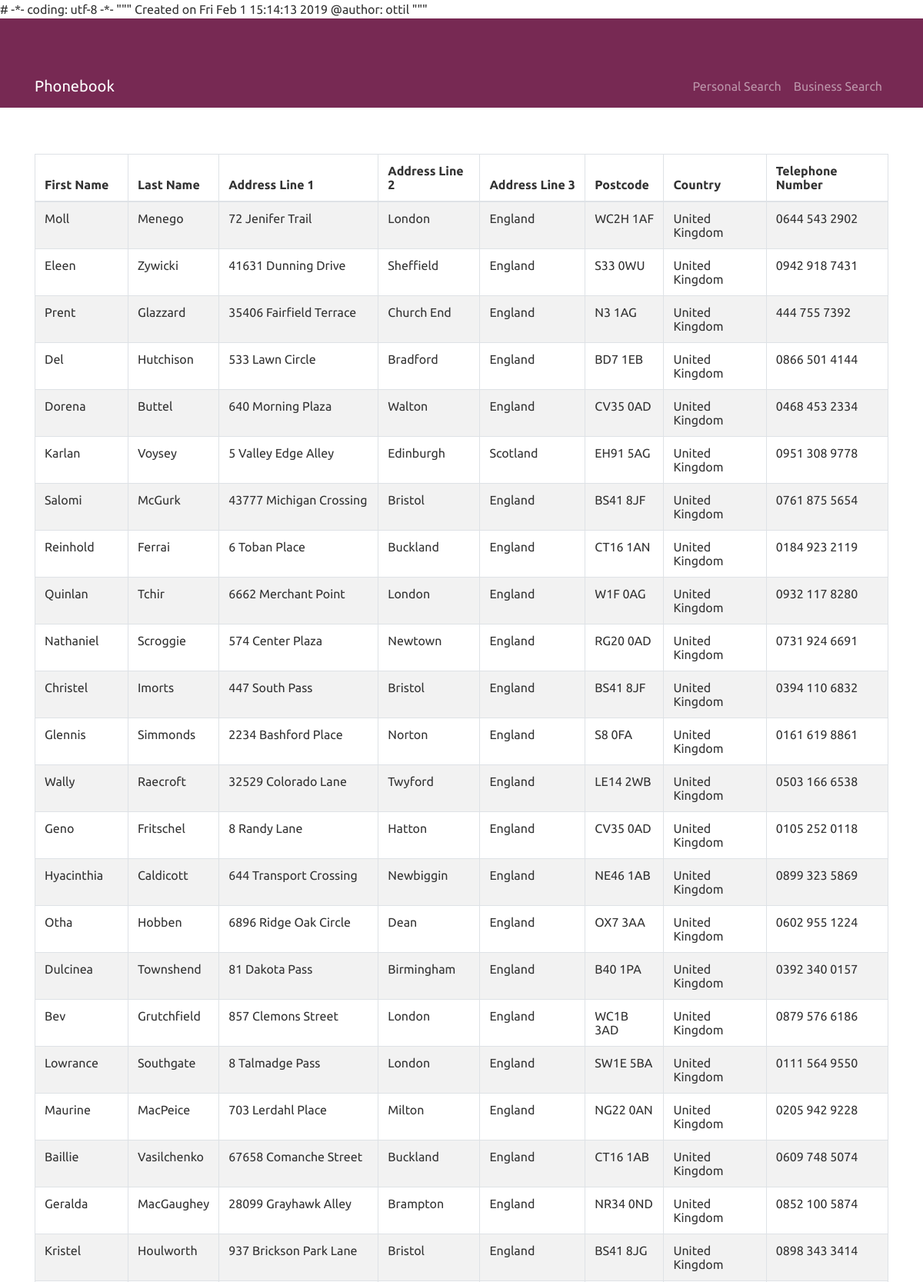
/personal (upper part), run on the app's committed database.
### tables this page shows
CREATE TABLE personal (first_name TEXT, last_name TEXT, addressline1 TEXT, addressline2 TEXT, addressline3 TEXT, postcode TEXT, country TEXT, telephone_number REAL);

### app.py (the view)
@app.route("/personal")
def show_people():
    people = get_all_people()
    return render_template("personal.html", people = people)

### search_engine.py (called while the page is built)
def connect_database(database_name):
    try:
        conn = sqlite3.connect(database_name)
        c = conn.cursor()
        return c
    except:
        return False

def get_all_people():
    c = connect_database("static/db/phonebook.db")
    c.execute('''SELECT *
              FROM personal''')
    results = c.fetchall()
    return results

### templates/personal.html (shortened to what this page needs)
{% extends 'index.html' %}
{% block content %}
<div class="container">
<div class="row">
        <div class="col-md-12 col-lg-12 col-sm-12">
            <table id="example" class="table table-striped table-bordered table-hover" style="width:100%">
        <thead>
            <tr>
        <th>First Name</th>
        <th>Last Name</th>
        <th>Address Line 1</th>
        <th>Address Line 2</th>
        <th>Address Line 3</th>
        <th>Postcode</th>
        <th>Country</th>
        <th>Telephone Number</th>
        </tr>
        </thead>
        <tbody>
        {% for person in people %}
        <tr>
            <td>{{ person[0] }}</td>
            <td>{{ person[1] }}</td>
            <td>{{ person[2] }}</td>
            <td>{{ person[3] }}</td>
            <td>{{ person[4] }}</td>
            <td>{{ person[5] }}</td>
            <td>{{ person[6] }}</td>
            <td>{{ person[7] }}</td>
        </tr>
        {% endfor %}
        </tbody>
    </table>
        </div>
    </div>
</div>
{% endblock %}

### static/css/main.css (style rules this page uses)
.container { padding-top: 60px; }

### data on the page
personal: first_name "Moll", last_name "Menego", addressline1 "72 Jenifer Trail", addressline2 "London", addressline3 "England", postcode "WC2H 1AF", country "United Kingdom", telephone_number "0644 543 2902"
personal: first_name "Eleen", last_name "Zywicki", addressline1 "41631 Dunning Drive", addressline2 "Sheffield", addressline3 "England", postcode "S33 0WU", country "United Kingdom", telephone_number "0942 918 7431"
personal: first_name "Prent", last_name "Glazzard", addressline1 "35406 Fairfield Terrace", addressline2 "Church End", addressline3 "England", postcode "N3 1AG", country "United Kingdom", telephone_number "444 755 7392"
personal: first_name "Del", last_name "Hutchison", addressline1 "533 Lawn Circle", addressline2 "Bradford", addressline3 "England", postcode "BD7 1EB", country "United Kingdom", telephone_number "0866 501 4144"
personal: first_name "Dorena", last_name "Buttel", addressline1 "640 Morning Plaza", addressline2 "Walton", addressline3 "England", postcode "CV35 0AD", country "United Kingdom", telephone_number "0468 453 2334"
personal: first_name "Karlan", last_name "Voysey", addressline1 "5 Valley Edge Alley", addressline2 "Edinburgh", addressline3 "Scotland", postcode "EH91 5AG", country "United Kingdom", telephone_number "0951 308 9778"
personal: first_name "Salomi", last_name "McGurk", addressline1 "43777 Michigan Crossing", addressline2 "Bristol", addressline3 "England", postcode "BS41 8JF", country "United Kingdom", telephone_number "0761 875 5654"
personal: first_name "Reinhold", last_name "Ferrai", addressline1 "6 Toban Place", addressline2 "Buckland", addressline3 "England", postcode "CT16 1AN", country "United Kingdom", telephone_number "0184 923 2119"
personal: first_name "Quinlan", last_name "Tchir", addressline1 "6662 Merchant Point", addressline2 "London", addressline3 "England", postcode "W1F 0AG", country "United Kingdom", telephone_number "0932 117 8280"
personal: first_name "Nathaniel", last_name "Scroggie", addressline1 "574 Center Plaza", addressline2 "Newtown", addressline3 "England", postcode "RG20 0AD", country "United Kingdom", telephone_number "0731 924 6691"
personal: first_name "Christel", last_name "Imorts", addressline1 "447 South Pass", addressline2 "Bristol", addressline3 "England", postcode "BS41 8JF", country "United Kingdom", telephone_number "0394 110 6832"
personal: first_name "Glennis", last_name "Simmonds", addressline1 "2234 Bashford Place", addressline2 "Norton", addressline3 "England", postcode "S8 0FA", country "United Kingdom", telephone_number "0161 619 8861"
personal: first_name "Wally", last_name "Raecroft", addressline1 "32529 Colorado Lane", addressline2 "Twyford", addressline3 "England", postcode "LE14 2WB", country "United Kingdom", telephone_number "0503 166 6538"
personal: first_name "Geno", last_name "Fritschel", addressline1 "8 Randy Lane", addressline2 "Hatton", addressline3 "England", postcode "CV35 0AD", country "United Kingdom", telephone_number "0105 252 0118"
personal: first_name "Hyacinthia", last_name "Caldicott", addressline1 "644 Transport Crossing", addressline2 "Newbiggin", addressline3 "England", postcode "NE46 1AB", country "United Kingdom", telephone_number "0899 323 5869"
personal: first_name "Otha", last_name "Hobben", addressline1 "6896 Ridge Oak Circle", addressline2 "Dean", addressline3 "England", postcode "OX7 3AA", country "United Kingdom", telephone_number "0602 955 1224"
personal: first_name "Dulcinea", last_name "Townshend", addressline1 "81 Dakota Pass", addressline2 "Birmingham", addressline3 "England", postcode "B40 1PA", country "United Kingdom", telephone_number "0392 340 0157"
personal: first_name "Bev", last_name "Grutchfield", addressline1 "857 Clemons Street", addressline2 "London", addressline3 "England", postcode "WC1B 3AD", country "United Kingdom", telephone_number "0879 576 6186"
personal: first_name "Lowrance", last_name "Southgate", addressline1 "8 Talmadge Pass", addressline2 "London", addressline3 "England", postcode "SW1E 5BA", country "United Kingdom", telephone_number "0111 564 9550"
personal: first_name "Maurine", last_name "MacPeice", addressline1 "703 Lerdahl Place", addressline2 "Milton", addressline3 "England", postcode "NG22 0AN", country "United Kingdom", telephone_number "0205 942 9228"
personal: first_name "Baillie", last_name "Vasilchenko", addressline1 "67658 Comanche Street", addressline2 "Buckland", addressline3 "England", postcode "CT16 1AB", country "United Kingdom", telephone_number "0609 748 5074"
personal: first_name "Geralda", last_name "MacGaughey", addressline1 "28099 Grayhawk Alley", addressline2 "Brampton", addressline3 "England", postcode "NR34 0ND", country "United Kingdom", telephone_number "0852 100 5874"
personal: first_name "Kristel", last_name "Houlworth", addressline1 "937 Brickson Park Lane", addressline2 "Bristol", addressline3 "England", postcode "BS41 8JG", country "United Kingdom", telephone_number "0898 343 3414"
